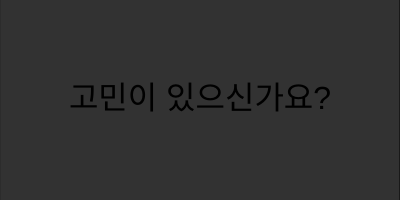
Frame 1 (no input)
Frame 60 (no input): identical to frame 1, image omitted
Frame 120 (the mouse pressed at the canvas centre since frame 60): identical to frame 1, image omitted

The p5.js sketch that drew this single still picture (run headless with seeded random() and noise() and a simulated clock; from frame 60 on, the mouse is pressed at the canvas centre):

// p5.js sketch
// ── sketch.js
let messages = ['고민이 있으신가요?', '고민을 생각하고', '볼을 흔들어보세요'];
let displayTime = 150; // 각 글자가 표시될 시간 (프레임 수)
let fadeOutTime = 30; // 페이드 아웃에 사용될 시간
let rectDisplayTime = 400; // 사각형이 표시될 시간 (프레임 수)
let currentMessageIndex = 0; // 현재 표시 중인 글자의 인덱스
let alpha = 255; // 텍스트의 투명도
let rectAlpha = 255; // 사각형의 투명도

function setup() {
  createCanvas(400, 200);
}

function draw() {
  background(220);

  if (rectDisplayTime > 0) {
    rectMode(CENTER);
    fill(50, 255);
    rect(width / 2, height / 2, 400);
    rectDisplayTime--;
    rectAlpha = 255;
  }

  if (currentMessageIndex < messages.length) {
    textAlign(CENTER, CENTER);
    textSize(32);
    fill(0, alpha); // 텍스트의 투명도 적용
    text(messages[currentMessageIndex], width / 2, height / 2);

    // 프레임이 지날수록 displayTime을 감소
    displayTime--;

    // 페이드 아웃 효과
    if (displayTime <= fadeOutTime) {
      alpha = map(displayTime, 0, fadeOutTime, 0, 255);
    }

    if (displayTime <= 0) {
      // 다음 글자로 넘어가고 displayTime 및 alpha 초기화
      currentMessageIndex++;
      displayTime = 120;
      alpha = 255;
    }
  }
}

// ── Flower.js
class Flower {
  constructor(x, y, petalSize, angle) {
    this.x = x;
    this.y = y;
    this.petalSize = petalSize;
    this.angle = angle;
    this.color = color(random(360), 80, 50, 50);
    this.dragging = false;
    this.picked = false; // 따졌는지 여부
  }

  display() {
    push();
    rotate(this.angle);
    fill(this.color);
    noStroke();
    ellipse(this.x, this.y, this.petalSize, this.petalSize * 2);
    pop();
  }

  checkDrag() {
    let d = dist(mouseX - width / 2, mouseY - height / 2, this.x, this.y);
    if (d < this.petalSize / 2) {
      this.dragging = true;
      this.picked = true;
    }
  }

  drag() {
    if (this.dragging) {
      this.x = mouseX - width / 2;
      this.y = mouseY - height / 2;
    }
  }

  release() {
    this.dragging = false;
  }
}
